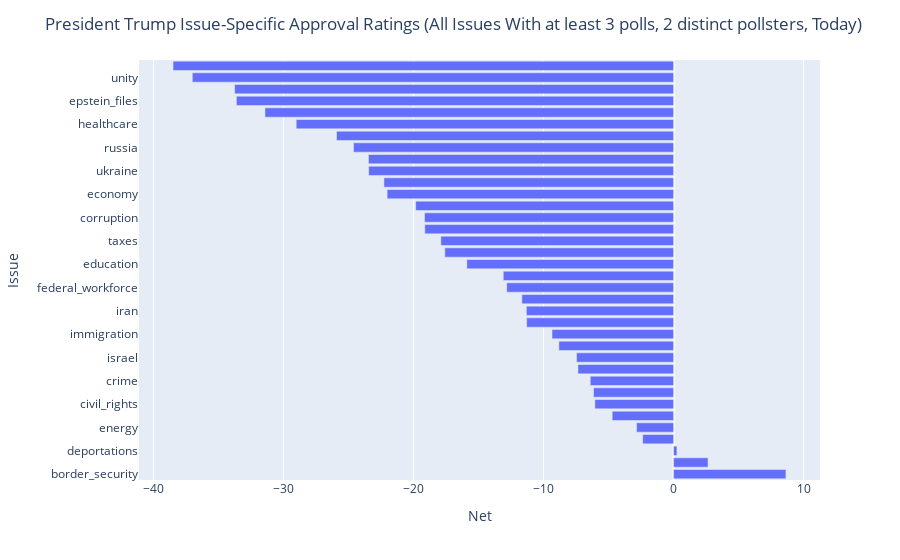

Notebook source saved alongside this figure:
### Code cell
fig = px.bar(all_qual_issues_approval, x='net', y='issue')
fig.update_layout(
    title='President Trump Issue-Specific Approval Ratings (All Issues With at least 3 polls, 2 distinct pollsters, Today)',
    xaxis_title='Net',
    yaxis_title='Issue',
    legend_title='Legend',
)
fig.show()

### Figure 1 — Plotly figure (JSON) as saved in the notebook; plotly's stock layout.template omitted (floating-point values rounded to 4 significant figures)
{"data": [{"hovertemplate": "net=%{x}<br>issue=%{y}<extra></extra>", "legendgroup": "", "marker": {"color": "#636efa", "pattern": {"shape": ""}}, "name": "", "orientation": "h", "showlegend": false, "textposition": "auto", "type": "bar", "x": [8.644, 2.648, 0.2578, -2.374, -2.849, -4.722, -6.052, -6.157, -6.408, -7.355, -7.464, -8.822, -9.35, -11.3, -11.32, -11.67, -12.83, -13.1, -15.9, -17.6, -17.9, -19.14, -19.15, -19.84, -22.03, -22.28, -23.45, -23.47, -24.62, -25.93, -29.03, -31.43, -33.63, -33.76, -37.02, -38.5], "xaxis": "x", "y": ["border_security", "national_security", "deportations", "israel_palestine", "energy", "guns", "civil_rights", "military", "crime", "environment", "israel", "disaster_relief", "immigration", "israel_iran_conflict", "iran", "foreign_policy", "federal_workforce", "democracy", "education", "govt_management", "taxes", "abortion", "corruption", "trade_tariffs", "economy", "climate_change", "ukraine", "race_relations", "russia", "national_debt", "healthcare", "govt_spending", "epstein_files", "inflation", "unity", "govt_shutdown"], "yaxis": "y"}], "layout": {"barmode": "relative", "legend": {"title": {"text": "Legend"}, "tracegroupgap": 0}, "margin": {"t": 60}, "title": {"text": "President Trump Issue-Specific Approval Ratings (All Issues With at least 3 polls, 2 distinct pollsters, Today)"}, "xaxis": {"anchor": "y", "domain": [0, 1], "title": {"text": "Net"}}, "yaxis": {"anchor": "x", "domain": [0, 1], "title": {"text": "Issue"}}}}
